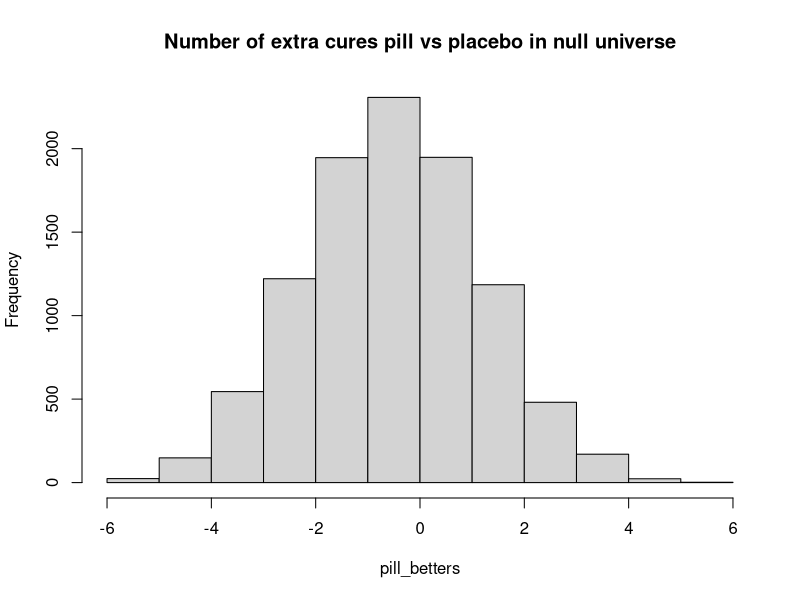

Reproduce this figure in R.
## ---- chunk 1
# The bucket with the pieces of paper.
options <- rep(c('get well', 'not well'), c(7, 5))

n <- 10000

pill_betters <- numeric(n)

for (i in 1:n) {
    pill <- sample(options, size=6, replace=TRUE)
    pill_cures <- sum(pill == 'get well')
    placebo <- sample(options, size=6, replace=TRUE)
    placebo_cures <- sum(placebo == 'get well')
    pill_betters[i] <- pill_cures - placebo_cures
}

hist(pill_betters, breaks=-6:6,
     main='Number of extra cures pill vs placebo in null universe')
